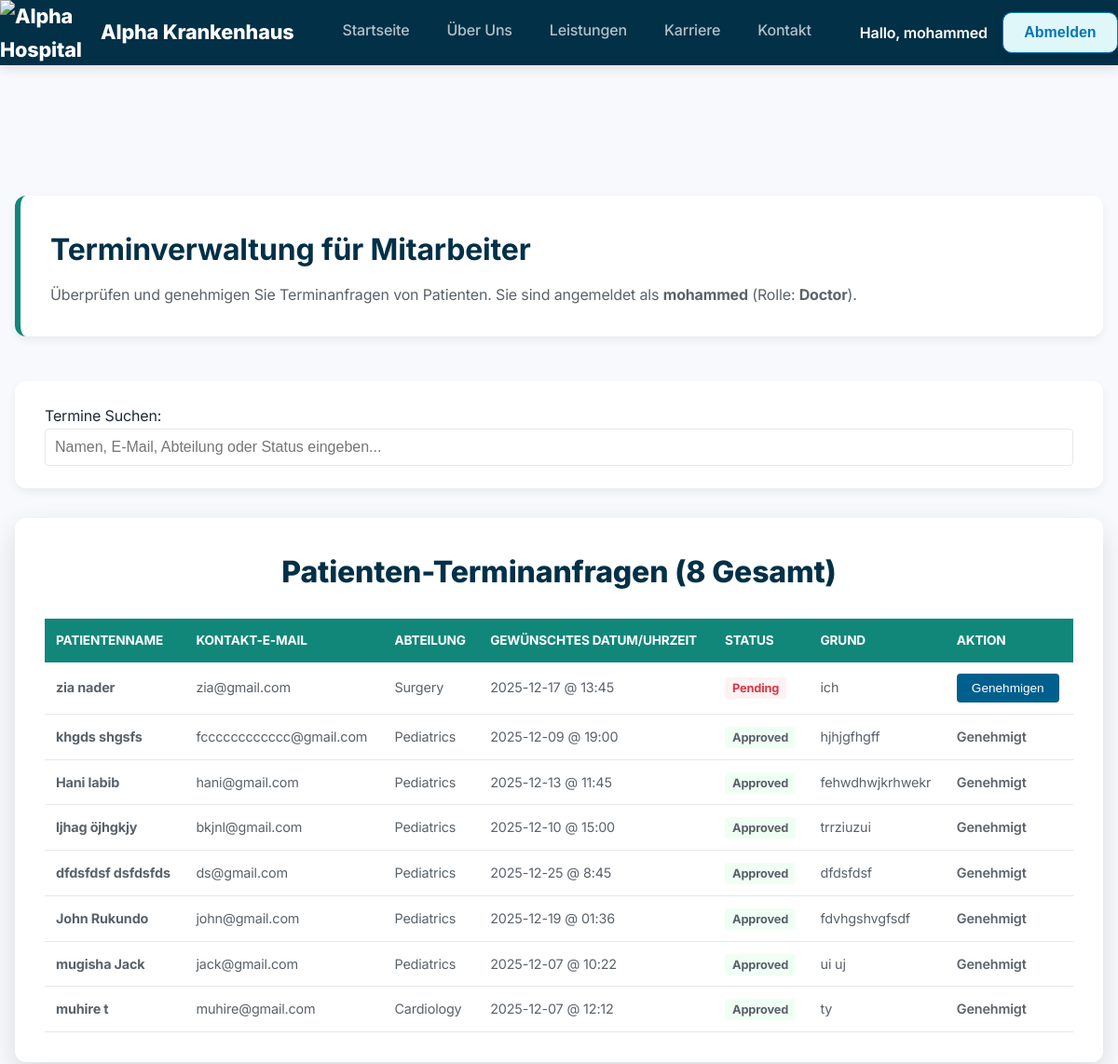
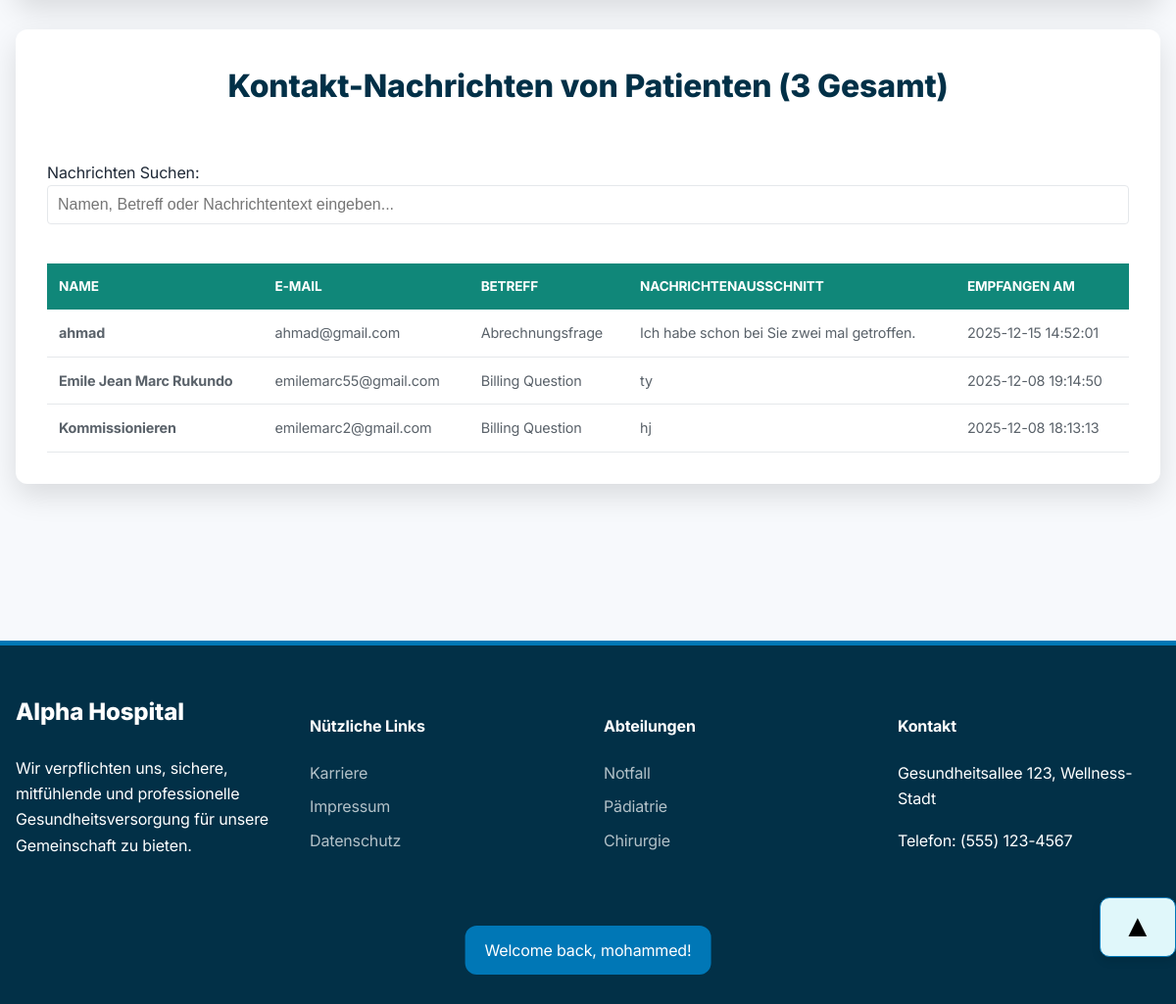
The page /staff.php (signed in) on the database its author committed (2 pictures, top to bottom).
### tables this page shows
CREATE TABLE `appointments` (
  `id` int(11) NOT NULL,
  `first_name` varchar(120) NOT NULL,
  `last_name` varchar(120) NOT NULL,
  `email` varchar(255) NOT NULL,
  `phone` varchar(50) DEFAULT NULL,
  `appt_date` date NOT NULL,
  `appt_time` varchar(50) NOT NULL,
  `department` varchar(120) DEFAULT NULL,
  `doctor` varchar(120) DEFAULT NULL,
  `reason` text DEFAULT NULL,
  `created_at` timestamp NOT NULL DEFAULT current_timestamp(),
  `status` varchar(20) NOT NULL DEFAULT 'Pending',
  `approved_by_user_id` int(11) DEFAULT NULL
);

CREATE TABLE `messages` (
  `id` int(11) NOT NULL,
  `name` varchar(200) NOT NULL,
  `email` varchar(255) NOT NULL,
  `subject` varchar(200) NOT NULL,
  `message` text NOT NULL,
  `created_at` timestamp NOT NULL DEFAULT current_timestamp()
);

### config.php (called while the page is built, shortened)
<?php
function flash($key, $value = null)
{
if ($value === null) {
 if (isset($_SESSION['flash'][$key])) {
 $msg = $_SESSION['flash'][$key];
 return $msg;
 }
return null;
 } else {
 $_SESSION['flash'][$key] = $value;
 }
}
?>

### staff.php (the view, shortened to what this page needs)
<?php
require_once __DIR__ . '/config.php';
$appointments = $pdo->query("SELECT *, COALESCE(status, 'Pending') as status FROM appointments ORDER BY created_at DESC")->fetchAll();
$messages = $pdo->query("SELECT * FROM messages ORDER BY created_at DESC")->fetchAll();
?>
<!DOCTYPE html>
<html lang="de">
<head>
    <link rel="stylesheet" href="styles.css">
</head>
<body>
    <?php include 'header.php'; ?>
    <?php
    if ($msg = flash('success')) {
        echo '<div class="toast visible auto-dismiss-toast" style="position:fixed;left:50%;transform:translateX(-50%);bottom:30px;z-index:9999;background: var(--color-primary);">' . htmlspecialchars($msg) . '</div>';
    }
    ?>
    <main class="staff-main">
        <div class="container">
            <div class="staff-header-section">
                <h1 style="margin:0; color:var(--color-dark-bg);">Terminverwaltung für Mitarbeiter</h1>
                <p style="margin: 0.5rem 0 0; color:var(--color-text-medium);">
                    Überprüfen und genehmigen Sie Terminanfragen von Patienten. Sie sind angemeldet als
                    <strong><?= htmlspecialchars($_SESSION['user_name']) ?></strong> (Rolle:
                    <strong><?= htmlspecialchars($_SESSION['user_role']) ?></strong>).
                </p>
            </div>
            <div class="filter-container">
                <label for="appointmentFilter">Termine Suchen:</label>
                <input type="text" id="appointmentFilter" class="filter-input" placeholder="Namen, E-Mail, Abteilung oder Status eingeben...">
            </div>
            <div class="data-card">
                <h2 class="section-title">Patienten-Terminanfragen (<?= count($appointments) ?> Gesamt)</h2>
                <table class="staff-table" id="appointmentTable">
                    <thead>
                        <tr>
                            <th>Patientenname</th>
                            <th>Kontakt-E-Mail</th>
                            <th>Abteilung</th>
                            <th>Gewünschtes Datum/Uhrzeit</th>
                            <th>Status</th>
                            <th>Grund</th>
                            <th>Aktion</th>
                        </tr>
                    </thead>
                    <tbody>
                        <?php if (empty($appointments)): ?>
                            <tr>
                                <td colspan="7" style="text-align: center; color: var(--color-text-medium); padding: 20px;">
                                    Derzeit sind keine Terminanfragen zur Genehmigung erforderlich.
                                </td>
                            </tr>
                        <?php else: ?>
                            <?php foreach ($appointments as $appt): ?>
                            <tr>
                                <td class="patient-name"><?= htmlspecialchars($appt['first_name'] . ' ' . $appt['last_name']) ?></td>
                                <td><?= htmlspecialchars($appt['email']) ?></td>
                                <td><?= htmlspecialchars($appt['department']) ?></td>
                                <td><?= htmlspecialchars($appt['appt_date']) ?> @ <?= htmlspecialchars($appt['appt_time']) ?></td>
                                <td>
                                    <span class="status-badge status-badge-<?= htmlspecialchars($appt['status']) ?>">
                                        <?= htmlspecialchars($appt['status']) ?>
                                    </span>
                                </td>
                                <td><?= htmlspecialchars(substr($appt['reason'], 0, 50)) ?><?= (strlen($appt['reason']) > 50) ? '...' : '' ?></td>
                                <td>
                                    <?php if ($appt['status'] === 'Pending'): ?>
                                        <form action="process_appointment_status.php" method="POST">
                                            <button type="submit" class="btn-approve">Genehmigen</button>
                                        </form>
                                    <?php else: ?>
                                        <span style="color: var(--color-success); font-weight: 600;">Genehmigt</span>
                                    <?php endif; ?>
                                </td>
                            </tr>
                            <?php endforeach; ?>
                        <?php endif; ?>
                    </tbody>
                </table>
            </div>
            <div class="data-card">
                <h2 class="section-title">Kontakt-Nachrichten von Patienten (<?= count($messages) ?> Gesamt)</h2>
                <div class="filter-container" style="margin-bottom:1rem; box-shadow:none; padding:1.5rem 0;">
                    <label for="messageFilter">Nachrichten Suchen:</label>
                    <input type="text" id="messageFilter" class="filter-input" placeholder="Namen, Betreff oder Nachrichtentext eingeben...">
                </div>
                <table class="staff-table" id="messageTable">
                    <thead>
                        <tr>
                            <th>Name</th>
                            <th>E-Mail</th>
                            <th>Betreff</th>
                            <th>Nachrichtenausschnitt</th>
                            <th>Empfangen Am</th>
                        </tr>
                    </thead>
                    <tbody>
                        <?php if (empty($messages)): ?>
                            <tr>
                                <td colspan="5" style="text-align: center; color: var(--color-text-medium); padding: 20px;">
                                    Keine Kontaktnachrichten gefunden.
                                </td>
                            </tr>
                        <?php else: ?>
                            <?php foreach ($messages as $msg): ?>
                            <tr>
                                <td class="patient-name"><?= htmlspecialchars($msg['name']) ?></td>
                                <td><?= htmlspecialchars($msg['email']) ?></td>
                                <td><?= htmlspecialchars($msg['subject']) ?></td>
                                <td><?= htmlspecialchars(substr($msg['message'], 0, 50)) ?><?= (strlen($msg['message']) > 50) ? '...' : '' ?></td>
                                <td><?= htmlspecialchars($msg['created_at']) ?></td>
                            </tr>
                            <?php endforeach; ?>
                        <?php endif; ?>
                    </tbody>
                </table>
            </div>
        </div>
    </main>
    <?php include 'footer.php'; ?>
</body>
</html>

### styles.css (style rules this page uses)
:root { --color-primary: #0077b6; --color-primary-light: rgb(49, 95, 119); --color-primary-dark: #005f8c; --color-tertiary: #108779; --color-secondary: #e0f7fa; --color-secondary-text: #0077b6; --color-dark-bg: #023047; --color-text-dark: #1f2937; --color-text-medium: #5a626a; --bg-light: #f7f9fc; --bg-white: #ffffff; --color-border-subtle: #e5e8eb; --shadow-xs: 0 1px 2px rgba(0, 0, 0, 0.03); --shadow-sm: 0 4px 8px rgba(0, 0, 0, 0.06); --shadow-md: 0 12px 30px rgba(0, 0, 0, 0.12); --card-shadow: var(--shadow-sm), var(--shadow-md); --overlap-card-shadow: 0 15px 40px rgba(0, 0, 0, 0.15); --header-height: 70px; --border-radius: 12px; --color-error: #dc3545; }
* { box-sizing: border-box; }
html { scroll-behavior: smooth; }
html, body { height: 100%; margin: 0; }
body { font-family: "Inter", sans-serif; background: var(--bg-light); color: var(--color-text-dark); line-height: 1.65; font-weight: 400; -webkit-font-smoothing: antialiased; letter-spacing: -0.01em; }
.container { max-width: 1280px; margin: 0 auto; padding: 0 1rem; }
.section-title { text-align: center; font-size: 2rem; margin: 0 0 1.5rem; font-weight: 800; color: var(--color-dark-bg); }
.toast { position: fixed; left: 50%; transform: translateX(-50%); bottom: 30px; background: var(--color-primary-dark); color: #fff; padding: 0.75rem 1.25rem; border-radius: var(--border-radius); opacity: 0; transition: all 0.35s ease; z-index: 9999; }
.toast.visible { opacity: 1; transform: translateX(-50%) translateY(-10px); }

### staff.php (style rules this page uses)
.staff-main { padding: 140px 0 4rem; background: var(--bg-light); min-height: 100vh; }
.staff-header-section { background: var(--bg-white); border-radius: var(--border-radius); box-shadow: var(--shadow-sm); padding: 2rem; margin-bottom: 3rem; border-left: 6px solid var(--color-tertiary); }
.data-card { background: var(--bg-white); border-radius: var(--border-radius); box-shadow: var(--shadow-md); padding: 2rem; margin-bottom: 2rem; }
.staff-table { width: 100%; border-collapse: collapse; margin-top: 1rem; }
.staff-table th { background: var(--color-tertiary); color: white; padding: 12px; text-align: left; font-size: 0.85rem; text-transform: uppercase; }
.staff-table td { padding: 12px; border-bottom: 1px solid var(--color-border-subtle); font-size: 0.9rem; color: var(--color-text-medium); }
.patient-name { font-weight: 700; color: var(--color-dark-bg); }
.btn-approve { background: rgb(0,95,140); color: white; padding: 8px 16px; border-radius: 4px; font-size: 0.85rem; border: 1px; cursor: pointer; transition: background 0.2s; white-space: nowrap; }
.status-badge { font-weight: bold; padding: 4px 8px; border-radius: 3px; font-size: 0.8rem; }
.status-badge-Pending { color: var(--color-error); background: #fef2f2; }
.status-badge-Approved { color: var(--color-success); background: #f0fff4; }
.filter-container { margin-bottom: 2rem; background: var(--bg-white); padding: 1.5rem 2rem; border-radius: var(--border-radius); box-shadow: var(--shadow-sm); }
.filter-input { width: 100%; padding: 10px; border: 1px solid var(--color-border-subtle); border-radius: 4px; font-size: 1rem; box-sizing: border-box; }

### rows shown on the page
appointments: first_name+last_name "zia nader", email "zia@gmail.com", department "Surgery", appt_date "2025-12-17", appt_time "13:45", status "Pending", reason "ich"
appointments: first_name+last_name "khgds shgsfs", email "fcccccccccccc@gmail.com", department "Pediatrics", appt_date "2025-12-09", appt_time "19:00", status "Approved", reason "hjhjgfhgff", shows "Genehmigt"
appointments: first_name+last_name "Hani labib", email "hani@gmail.com", department "Pediatrics", appt_date "2025-12-13", appt_time "11:45", status "Approved", reason "fehwdhwjkrhwekr", shows "Genehmigt"
appointments: first_name+last_name "ljhag öjhgkjy", email "bkjnl@gmail.com", department "Pediatrics", appt_date "2025-12-10", appt_time "15:00", status "Approved", reason "trrziuzui", shows "Genehmigt"
appointments: first_name+last_name "dfdsfdsf dsfdsfds", email "ds@gmail.com", department "Pediatrics", appt_date "2025-12-25", appt_time "8:45", status "Approved", reason "dfdsfdsf", shows "Genehmigt"
appointments: first_name+last_name "John Rukundo", email "john@gmail.com", department "Pediatrics", appt_date "2025-12-19", appt_time "01:36", status "Approved", reason "fdvhgshvgfsdf", shows "Genehmigt"
appointments: first_name+last_name "mugisha Jack", email "jack@gmail.com", department "Pediatrics", appt_date "2025-12-07", appt_time "10:22", status "Approved", reason "ui uj", shows "Genehmigt"
appointments: first_name+last_name "muhire t", email "muhire@gmail.com", department "Cardiology", appt_date "2025-12-07", appt_time "12:12", status "Approved", reason "ty", shows "Genehmigt"
messages: name "ahmad", email "ahmad@gmail.com", subject "Abrechnungsfrage", message "Ich habe schon bei Sie zwei mal getroffen.", created_at "2025-12-15 14:52:01"
messages: name "Emile Jean Marc Rukundo", email "emilemarc55@gmail.com", subject "Billing Question", message "ty", created_at "2025-12-08 19:14:50"
messages: name "Kommissionieren", email "emilemarc2@gmail.com", subject "Billing Question", message "hj", created_at "2025-12-08 18:13:13"

### other values the page prints
$_SESSION['user_name'] "mohammed"
$msg "Welcome back, mohammed!"
$_SESSION['user_role'] "Doctor"
count($appointments) "8"
count($messages) "3"
